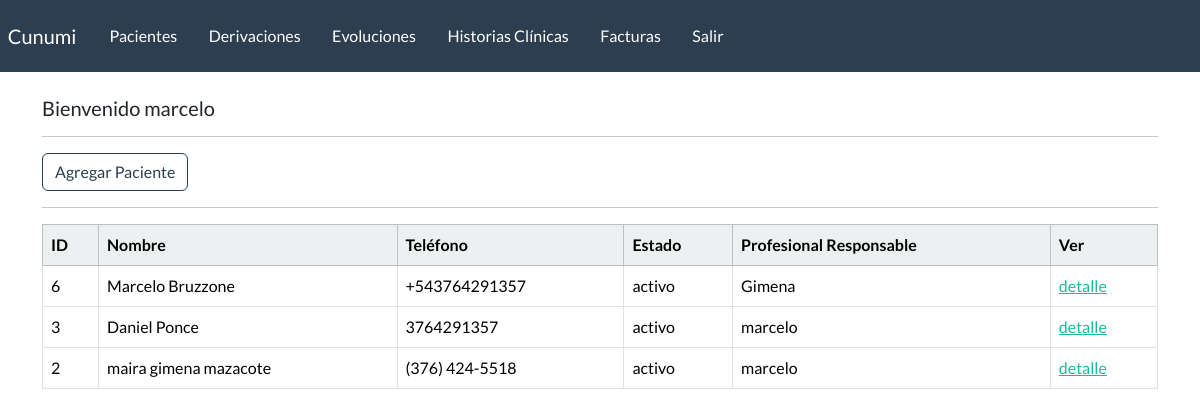
/dashboard (signed in), run on an earlier commit of the app's database.
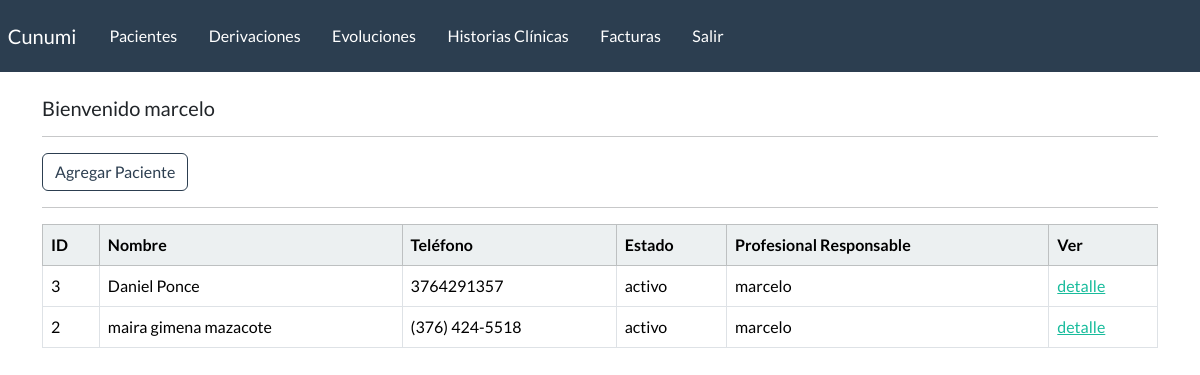
And on a later commit of the database.
### webapp/models.py (models this page shows, shortened)
class paciente(models.Model):
    nombre = models.CharField(max_length=100)
    apellido = models.CharField(max_length=100, blank=True)
    dni = models.CharField(max_length=100, blank=True)
    telefono = models.CharField(max_length=100, blank=True)
    email = models.EmailField(blank=True)
    edad = models.IntegerField(blank=True)
    fecha_inicio = models.DateField(blank=True, null=True)
    responables = models.CharField(max_length=200, blank=True)
    motivo_consulta = models.CharField(max_length=200, blank=True)
    derivado = models.BooleanField(default=False)
    email = models.EmailField(blank=True)
    estado_choices = (
        ('activo', 'activo'),
        ('inactivo', 'inactivo'),
        ('alta', 'alta'),
        ('derivado', 'derivado'))
    estado = models.CharField(max_length=20, choices=estado_choices, default='activo')
    profesional_responsable = models.ForeignKey(User, on_delete=models.CASCADE, blank=True)

### webapp/views.py (the view)
# urls.py: path('dashboard',views.dashboard, name='dashboard'),
@login_required(login_url='my-login')
def dashboard(request):
    pacientes = paciente.objects.all().order_by('-id')
    context = {
        'pacientes':pacientes,
    }
    return render(request, 'webapp/dashboard.html', context=context)

### webapp/templates/webapp/dashboard.html
{% extends 'webapp/base.html' %}
{% block content %}
    <h5>Bienvenido {{user}}</h5>
    <hr>
    <a class="btn btn-outline-primary btn-small" href="{% url 'agregar_paciente' %}">
        Agregar Paciente
    </a>
    <hr>
    <table class="table table-hover table-bordered">
        <thead class="table-light">
            <tr>
                <th scope="col">ID</th>
                <th scope="col">Nombre</th>
                <th scope="col">Teléfono</th>
                <th scope="col">Estado</th>
                <th scope="col">Profesional Responsable</th>
                <th scope="col">Ver</th>
            </tr>
        </thead>
        <tbody>
            {% if pacientes %}
            {% for paciente in pacientes %}
            <tr>
                <td>
                    {{paciente.id}}
                </td>
                <td>{{paciente.nombre}} {{paciente.apellido}}</td>
                <td>{{paciente.telefono}}</td>
                <td>{{paciente.estado}}</td>
                <td>{{paciente.profesional_responsable}}</td>
                <td><a href="{% url 'detalle_paciente' paciente.id %}">detalle</a></td>
            </tr>
            {% endfor %}
            {% endif %}
        </tbody>
    </table>
{% endblock %}

What changed in the data, as far as the page shows it:
removed paciente: id "6", nombre "Marcelo", apellido "Bruzzone", telefono "+543764291357", estado "activo", profesional_responsable "Gimena"
